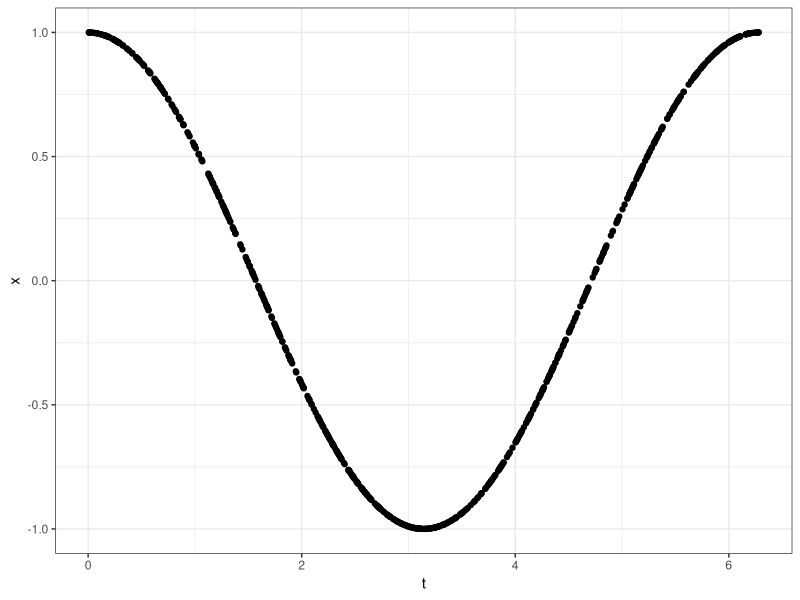
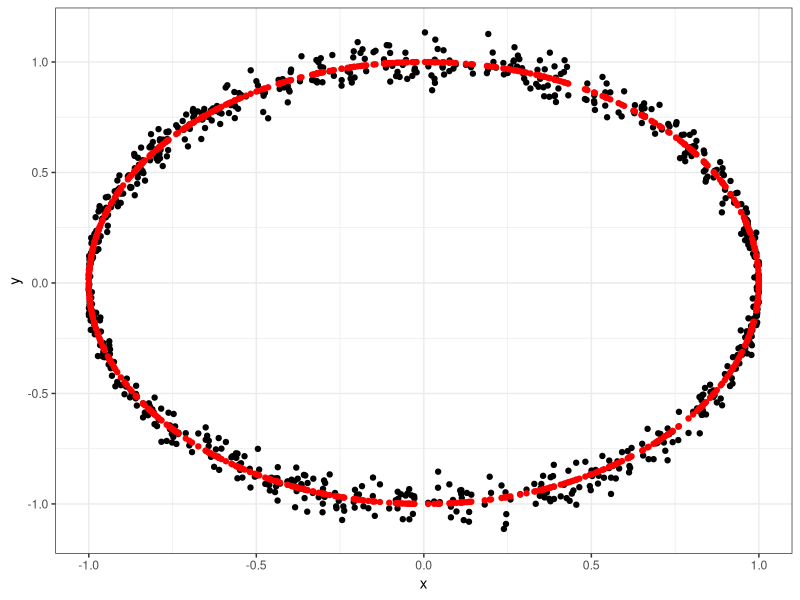
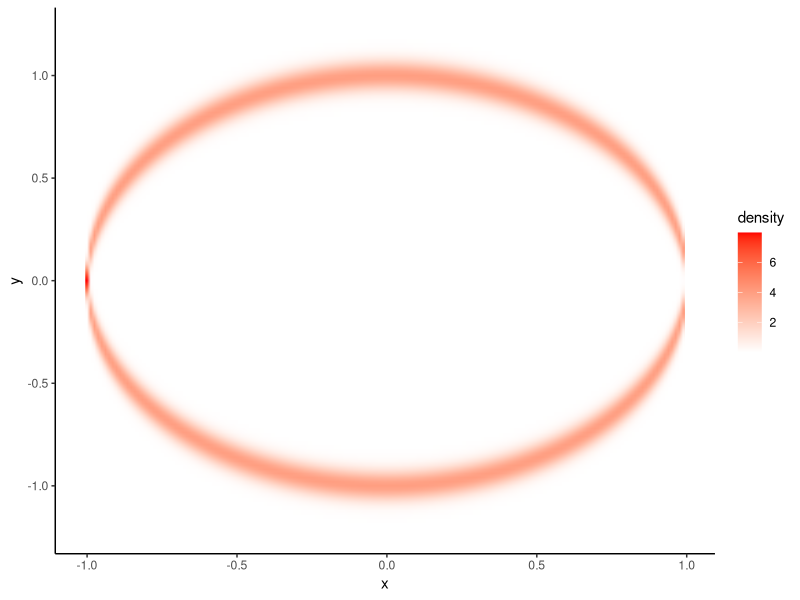

R code for these plots, in order:
##############################################
## Data Generation for StatSci paper
##############################################
library(ggplot2)
library(tidyverse)
library(mvtnorm) 
library(msm)

setwd("/Users/swade/Documents/GitHub/BayesXMix/data_simulation/excircle")

##############################################
## Example 4: Implicit/Circle
##############################################

# Training Data
set.seed(1010101)
n = 800
p = 1
x= matrix(0,n,p)

# Covariates
t = runif(n,min=0,max=2*pi) 
x[,1] = cos(t)

ggplot() +
  geom_point(aes(x = t, y = x[,1])) +
  theme_bw() +
  xlab("t") +
  ylab("x")

# Response
y = sin(t) +rnorm(n,0,0.05)
m_true = sin(t)

ggplot() +
  geom_point(aes(x = x[,1], y = y)) +
  theme_bw() +
  xlab("x") +
  ylab("y") +
  geom_point(aes(x = x[,1], y = m_true), col ="red")

### PREDICTION

# Covariates
x_new = seq(-1,1,pi/(2^8))
n_new = length(x_new)
x_new= matrix(x_new,n_new,p)

# True regression function
m_true_new = rep(0,n_new)

# True density
y_grid=seq(-1.2,1.2,.02)
m2=length(y_grid)
f_true_new = 0.5*dnorm(matrix(y_grid,nrow=m2,ncol=n_new),t(matrix(sin(acos(x_new)),nrow=n_new,ncol=m2)), 0.05) + 0.5*dnorm(matrix(y_grid,nrow=m2,ncol=n_new),t(matrix(sin(acos(x_new)+pi),nrow=n_new,ncol=m2)), 0.05)

# Heatmap of true density
png("excircle_true_dens_heat",width = 500, height = 450)
f_pred_true = data.frame(x = rep(x_new[,1], each = m2), y = rep(y_grid,n_new), density= c(f_true_new))
ggplot(f_pred_true) +
  geom_raster(aes(x,y,fill=density),interpolate = TRUE) +
  scale_fill_gradient2(low="white", high="red") +
  theme_classic() 
dev.off()

# Save data
save.image("data_ex_circle.RData")

write.csv(cbind(x,y), file = "extrain_circle.csv", row.names = TRUE)
write.csv(x_new, file = "extest_circle.csv", row.names = TRUE)
write.csv(f_true_new, file = "extest_circle_dens.csv", row.names = TRUE)
